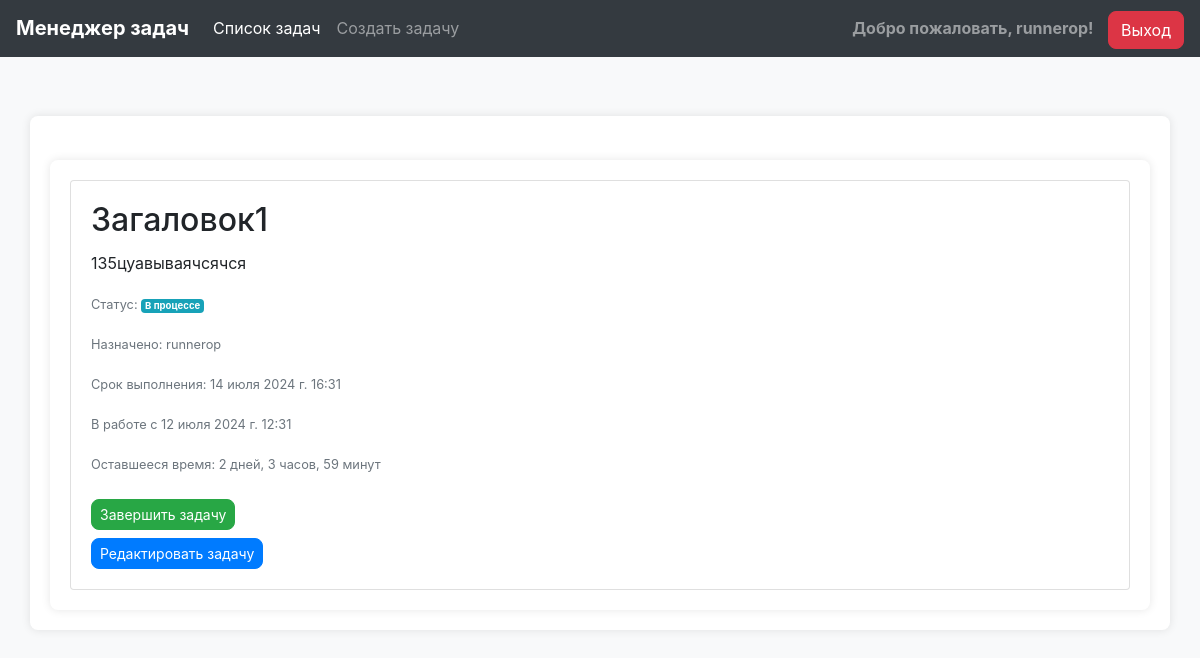
Screenshot of /task/30/ (signed in) with the database file from the repository.
### tasks/models.py (models this page shows, shortened)
class Task(models.Model):
    STATUS_CHOICES = [
        ('todo', 'К выполнению'),
        ('in_progress', 'В процессе'),
        ('done', 'Завершено')
    ]
    title = models.CharField('Название задачи', max_length=255)
    description = models.TextField('Описание')
    assigned_to = models.ForeignKey(User, verbose_name='Назначено на', on_delete=models.CASCADE)
    due_date = models.DateField('Срок выполнения')
    due_time = models.TimeField('Время выполнения', default='00:00:00')
    status = models.CharField('Статус', max_length=50, choices=STATUS_CHOICES, default='todo')
    completion_time = models.DateTimeField('Время завершения', null=True, blank=True)
    start_time = models.DateTimeField('Время начала работы', null=True, blank=True)
    in_progress_by = models.ForeignKey(User, on_delete=models.SET_NULL, null=True, blank=True, related_name='in_progress_tasks')
    def format_timedelta(self, td):
        days = td.days
        hours, remainder = divmod(td.seconds, 3600)
        minutes, seconds = divmod(remainder, 60)
        if days > 0:
            return f'{days} дней, {hours} часов, {minutes} минут'
        elif hours > 0:
            return f'{hours} часов, {minutes} минут'
        elif minutes > 0:
            return f'{minutes} минут'
        else:
            return f'{seconds} секунд'
    def remaining_time(self):
        if self.status in ['todo', 'in_progress'] and self.due_date and self.due_time:
            now = timezone.localtime(timezone.now(), timezone.get_current_timezone())
            due_datetime = timezone.make_aware(timezone.datetime.combine(self.due_date, self.due_time))
            if self.status == 'todo':
                remaining = due_datetime - now
            elif self.status == 'in_progress':
                remaining = due_datetime - self.start_time
            return self.format_timedelta(remaining)
        return ""

### tasks/views.py (the view)
# urls.py: path('task/<int:pk>/', views.task_detail, name='task_detail'),
@login_required
def task_detail(request, pk):
    task = get_object_or_404(Task, pk=pk)
    if request.method == 'POST' and 'start_working' in request.POST:
        task.start_working(request.user)
        return redirect('task_detail', pk=pk)  # Перенаправляем на страницу деталей задачи
    return render(request, 'tasks/task_detail.html', {'task': task})

### tasks/templates/tasks/task_detail.html (shortened to what this page needs)
{% extends 'base.html' %}
{% block content %}
    <div class="container mt-4">
        <div class="card">
            <div class="card-body">
                <h2 class="card-title">{{ task.title }}</h2>
                <p class="card-text">{{ task.description }}</p>
                <p class="card-text"><small class="text-muted">Статус: <span class="badge badge-info">{{ task.get_status_display }}</span></small></p>
                <p class="card-text"><small class="text-muted">Назначено: {{ task.assigned_to.username }}</small></p>
                <p class="card-text"><small class="text-muted">Срок выполнения: {{ task.due_date }} {{ task.due_time }}</small></p>
                {% if task.status == 'in_progress' %}
                    {% if not task.start_time %}
                        <form method="post" action="{% url 'task_detail' pk=task.pk %}">
                            {% csrf_token %}
                            <button type="submit" name="start_working" class="btn btn-primary btn-sm">Взять в работу</button>
                        </form>
                    {% else %}
                        <p class="card-text"><small class="text-muted">В работе с {{ task.start_time }}</small></p>
                        <p class="card-text"><small class="text-muted">Оставшееся время: {{ task.remaining_time }}</small></p>
                    {% endif %}
                    <form method="post" action="{% url 'task_complete' task.pk %}">
                        <button type="submit" class="btn btn-success btn-sm mt-2">Завершить задачу</button>
                    </form>
                {% elif task.status == 'todo' %}
                    <form method="post" action="{% url 'task_detail' pk=task.pk %}">
                        {% csrf_token %}
                        <button type="submit" name="start_working" class="btn btn-primary btn-sm">Взять в работу</button>
                    </form>
                {% endif %}
                <a href="{% url 'task_edit' task.pk %}" class="btn btn-primary btn-sm mt-2">Редактировать задачу</a>
            </div>
        </div>
    </div>
{% endblock %}

### templates/base.html (shortened to what this page needs)
<!DOCTYPE html>
<html lang="ru">
<head>
    <link rel="stylesheet" href="https://stackpath.bootstrapcdn.com/bootstrap/4.5.2/css/bootstrap.min.css">
</head>
<body>
    <nav class="navbar navbar-expand-md navbar-dark bg-dark fixed-top">
        <a class="navbar-brand" href="#">Менеджер задач</a>
        <div class="collapse navbar-collapse" id="navbarCollapse">
            <ul class="navbar-nav mr-auto">
                <li class="nav-item active">
                    <a class="nav-link" href="{% url 'task_list' %}">Список задач</a>
                </li>
                <li class="nav-item">
                    <a class="nav-link" href="{% url 'task_create' %}">Создать задачу</a>
                </li>
            </ul>
            <ul class="navbar-nav ml-auto">
                {% if user.is_authenticated %}
                    <li class="nav-item">
                        <span class="navbar-text welcome-text">
                            Добро пожаловать, {{ user.username }}!
                        </span>
                        <form action="{% url 'logout' %}" method="post" style="display: inline;">
                            <button type="submit" class="btn btn-danger logout-btn">Выход</button>
                        </form>
                    </li>
                {% endif %}
            </ul>
        </div>
    </nav>
    <main role="main" class="container">
        {% block content %}
        {% endblock %}
    </main>
</body>
</html>

### templates/base.html (style rules this page uses)
body { padding-top: 6rem; background-color: #f8f9fa; }
.navbar { background-color: #343a40; }
.navbar-brand { font-weight: bold; }
.navbar-text { color: #ffffff; font-size: 14px; }
.navbar-nav .nav-link { color: #ffffff; }
.container { background-color: #ffffff; box-shadow: 0 0 10px rgba(0,0,0,0.1); border-radius: 8px; padding: 20px; margin-top: 20px; }
.btn { border-radius: 8px; }
.welcome-text { font-size: 16px; font-weight: bold; margin-right: 10px; }
.logout-btn { background-color: #dc3545; border-color: #dc3545; }

### rows the page displays
Task: title "Загаловок1", description "135цуавываячсячся", status "В процессе", assigned_to.username "runnerop", due_date "14 июля 2024 г.", due_time "16:31", start_time "12 июля 2024 г. 12:31", remaining_time "2 дней, 3 часов, 59 минут"

### other values shown
{{ user.username }} "runnerop"
